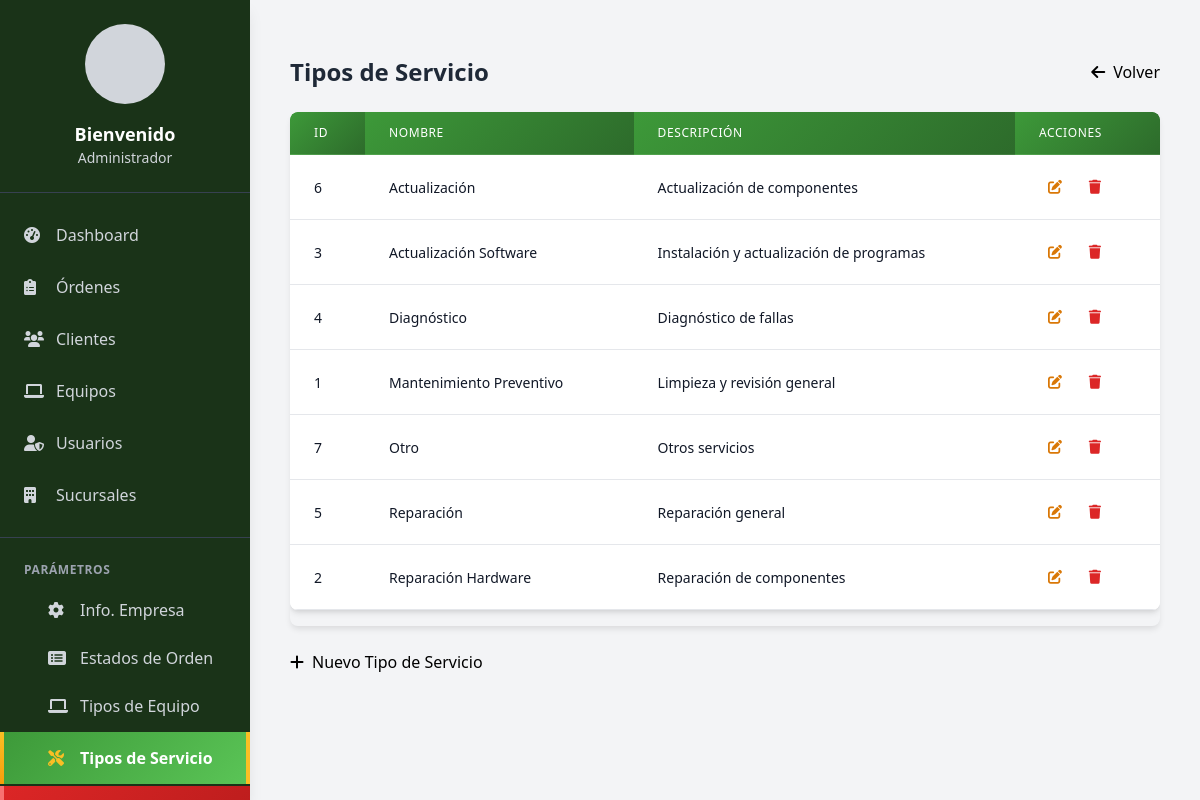
Screenshot of /modules/parametros/tipos_servicio.php (signed in) with the database file from the repository.
### tables this page shows
CREATE TABLE IF NOT EXISTS tipos_servicio (
  id_tipo_servicio int(11) NOT NULL AUTO_INCREMENT,
  nombre varchar(100) NOT NULL,
  descripcion varchar(200) DEFAULT NULL,
  estado tinyint(1) DEFAULT 1,
  PRIMARY KEY (id_tipo_servicio)
);

### modules/parametros/tipos_servicio.php (the view, shortened to what this page needs)
<?php
require_once '../../config/database.php';
$tipo_editar = null;
$mostrar_formulario = false;
$stmt = $conn->prepare("SELECT * FROM tipos_servicio WHERE estado = 1 ORDER BY nombre");
$stmt->execute();
$tipos = $stmt->fetchAll();
?>
<!DOCTYPE html>
<html lang="es">
<head>
    <script src="https://cdn.tailwindcss.com"></script>
    <link href="https://cdnjs.cloudflare.com/ajax/libs/font-awesome/6.0.0/css/all.min.css" rel="stylesheet">
    <link href="../../assets/css/modern-ux.css" rel="stylesheet">
    <link href="../../assets/css/tables.css" rel="stylesheet">
</head>
<body class="bg-gray-100">
    <?php include '../../includes/navbar.php'; ?>
    <div class="main-content gradient-bg min-h-screen">
        <div class="container mx-auto px-4 py-8">
            <div class="card-modern p-6 fade-in">
                <div class="flex justify-between items-center mb-6">
                    <h1 class="text-2xl font-bold text-gray-800">
                        <?php
                        if ($tipo_editar === 'nuevo') {
                            echo 'Nuevo Tipo de Servicio';
                        } elseif ($tipo_editar) {
                            echo 'Editar Tipo de Servicio';
                        } else {
                            echo 'Tipos de Servicio';
                        }
                        ?>
                    </h1>
                    <div class="flex space-x-2">
                        <?php if ($mostrar_formulario): ?>
                            <a href="tipos_servicio.php" class="btn-secondary btn-modern">
                                <i class="fas fa-arrow-left mr-2"></i>Volver
                            </a>
                        <?php else: ?>
                            <a href="../../index.php" class="btn-secondary btn-modern">
                                <i class="fas fa-arrow-left mr-2"></i>Volver
                            </a>
                        <?php endif; ?>
                    </div>
                </div>
                <?php if (!$mostrar_formulario): ?>
                    <div class="table-container">
                        <table class="table-modern">
                            <thead>
                                <tr>
                                    <th data-label="ID">ID</th>
                                    <th data-label="Nombre">Nombre</th>
                                    <th data-label="Descripción">Descripción</th>
                                    <th data-label="Acciones">Acciones</th>
                                </tr>
                            </thead>
                            <tbody>
                                <?php if (empty($tipos)): ?>
                                    <tr>
                                        <td colspan="4" class="table-empty">
                                            <div class="table-empty-icon">
                                                <i class="fas fa-tools"></i>
                                            </div>
                                            <div class="table-empty-text">No hay tipos de servicio registrados</div>
                                            <div class="table-empty-subtext">Crea un nuevo tipo de servicio para comenzar</div>
                                        </td>
                                    </tr>
                                <?php else: ?>
                                    <?php foreach ($tipos as $tipo): ?>
                                        <tr class="table-row-enter">
                                            <td data-label="ID"><?php echo $tipo['id_tipo_servicio']; ?></td>
                                            <td data-label="Nombre"><?php echo htmlspecialchars($tipo['nombre']); ?></td>
                                            <td data-label="Descripción"><?php echo htmlspecialchars($tipo['descripcion']); ?></td>
                                            <td data-label="Acciones">
                                                <div class="table-actions">
                                                    <a href="?editar=<?php echo $tipo['id_tipo_servicio']; ?>"
                                                       class="action-edit" title="Editar tipo de servicio">
                                                        <i class="fas fa-edit"></i>
                                                    </a>
                                                    <a href="?eliminar=<?php echo $tipo['id_tipo_servicio']; ?>"
                                                       onclick="return confirm('¿Está seguro de que desea eliminar este tipo de servicio?')"
                                                       class="action-delete" title="Eliminar tipo de servicio">
                                                        <i class="fas fa-trash"></i>
                                                    </a>
                                                </div>
                                            </td>
                                        </tr>
                                    <?php endforeach; ?>
                                <?php endif; ?>
                            </tbody>
                        </table>
                    </div>
                    <div class="mt-6">
                        <a href="?editar=nuevo" class="btn-primary btn-modern">
                            <i class="fas fa-plus mr-2"></i>Nuevo Tipo de Servicio
                        </a>
                    </div>
                <?php endif; ?>
            </div>
        </div>
    </div>
</body>
</html>

### assets/css/modern-ux.css (style rules this page uses)
.btn-modern { @apply transition-all duration-200 ease-in-out transform hover:scale-105 active:scale-95; }
.btn-primary { @apply bg-blue-600 text-white px-4 py-2 rounded-lg hover:bg-blue-700 shadow-md hover:shadow-lg; }
.btn-secondary { @apply bg-gray-500 text-white px-4 py-2 rounded-lg hover:bg-gray-600 shadow-md hover:shadow-lg; }
.card-modern { @apply bg-white rounded-xl shadow-lg hover:shadow-xl transition-all duration-300 border border-gray-100; }
.table-modern { @apply min-w-full divide-y divide-gray-200 bg-white rounded-lg shadow-lg overflow-hidden; border-collapse: separate; border-spacing: 0; }
.table-modern th { @apply px-6 py-3 text-left text-xs font-medium text-white uppercase tracking-wider; background: linear-gradient(135deg, #3d9939 0%, #2d6b2b 100%); position: sticky; top: 0; z-index: 10; }
.table-modern td { @apply px-6 py-4 whitespace-nowrap text-sm text-gray-900; border-bottom: 1px solid #e5e7eb; }
.table-modern tbody tr { @apply hover:bg-gray-50 transition-all duration-150 ease-in-out; }
.fade-in { animation: fadeIn 0.5s ease-in-out; }
.gradient-bg { @apply bg-gradient-to-br from-blue-50 via-white to-indigo-50; }

### assets/css/tables.css (style rules this page uses)
.table-modern { width: 100%; border-collapse: separate; border-spacing: 0; background-color: white; border-radius: 0.5rem; box-shadow: 0 4px 6px -1px rgba(0, 0, 0, 0.1), 0 2px 4px -1px rgba(0, 0, 0, 0.06); overflow: hidden; margin-bottom: 1rem; }
.table-modern thead { background: linear-gradient(135deg, #3d9939 0%, #2d6b2b 100%); }
.table-modern th { padding: 0.75rem 1.5rem; text-align: left; font-size: 0.75rem; font-weight: 500; text-transform: uppercase; letter-spacing: 0.05em; color: white; border-bottom: 1px solid rgba(255, 255, 255, 0.1); position: sticky; top: 0; z-index: 10; }
.table-modern tbody { background-color: white; }
.table-modern tbody tr { transition: all 0.15s ease-in-out; border-bottom: 1px solid #e5e7eb; }
.table-modern tbody tr:last-child { border-bottom: none; }
.table-modern td { padding: 1rem 1.5rem; font-size: 0.875rem; color: #111827; white-space: nowrap; vertical-align: middle; }
.table-container { overflow-x: auto; border-radius: 0.5rem; box-shadow: 0 4px 6px -1px rgba(0, 0, 0, 0.1); }
.table-actions { display: flex; align-items: center; gap: 0.5rem; }
.table-actions a { display: inline-flex; align-items: center; justify-content: center; width: 2rem; height: 2rem; border-radius: 0.375rem; transition: all 0.2s ease-in-out; text-decoration: none; }
.table-actions .action-edit { color: #d97706; }
.table-actions .action-delete { color: #dc2626; }
.table-row-enter { animation: slideInUp 0.3s ease-out; }

### includes/navbar.php (style rules this page uses)
.main-content { margin-left: 250px; transition: margin-left 0.3s ease-in-out; }
@media (min-width: 1025px) { .main-content { margin-left: 250px; } }

### rows the page displays
tipos_servicio: id_tipo_servicio "6", nombre "Actualización", descripcion "Actualización de componentes"
tipos_servicio: id_tipo_servicio "3", nombre "Actualización Software", descripcion "Instalación y actualización de programas"
tipos_servicio: id_tipo_servicio "4", nombre "Diagnóstico", descripcion "Diagnóstico de fallas"
tipos_servicio: id_tipo_servicio "1", nombre "Mantenimiento Preventivo", descripcion "Limpieza y revisión general"
tipos_servicio: id_tipo_servicio "7", nombre "Otro", descripcion "Otros servicios"
tipos_servicio: id_tipo_servicio "5", nombre "Reparación", descripcion "Reparación general"
tipos_servicio: id_tipo_servicio "2", nombre "Reparación Hardware", descripcion "Reparación de componentes"

### other values shown
$_SESSION['nombre_completo'] "Administrador"
